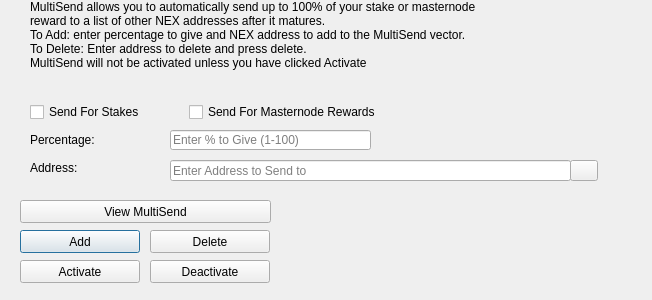
<?xml version="1.0" encoding="UTF-8"?>
<ui version="4.0">
 <class>MultiSendDialog</class>
 <widget class="QDialog" name="MultiSendDialog">
  <property name="windowModality">
   <enum>Qt::NonModal</enum>
  </property>
  <property name="geometry">
   <rect>
    <x>0</x>
    <y>0</y>
    <width>652</width>
    <height>300</height>
   </rect>
  </property>
  <property name="windowTitle">
   <string>MultiSend</string>
  </property>
  <widget class="QLineEdit" name="multiSendPercentEdit">
   <property name="geometry">
    <rect>
     <x>170</x>
     <y>130</y>
     <width>201</width>
     <height>20</height>
    </rect>
   </property>
   <property name="toolTip">
    <string>Enter whole numbers 1 - 100</string>
   </property>
   <property name="placeholderText">
    <string>Enter % to Give (1-100)</string>
   </property>
  </widget>
  <widget class="QLineEdit" name="multiSendAddressEdit">
   <property name="geometry">
    <rect>
     <x>170</x>
     <y>160</y>
     <width>401</width>
     <height>21</height>
    </rect>
   </property>
   <property name="toolTip">
    <string/>
   </property>
   <property name="placeholderText">
    <string>Enter Address to Send to</string>
   </property>
  </widget>
  <widget class="QLabel" name="label_2">
   <property name="geometry">
    <rect>
     <x>30</x>
     <y>0</y>
     <width>451</width>
     <height>121</height>
    </rect>
   </property>
   <property name="lineWidth">
    <number>1</number>
   </property>
   <property name="text">
    <string>MultiSend allows you to automatically send up to 100% of your stake or masternode reward to a list of other NEX addresses after it matures.
To Add: enter percentage to give and NEX address to add to the MultiSend vector.
To Delete: Enter address to delete and press delete.
MultiSend will not be activated unless you have clicked Activate</string>
   </property>
   <property name="alignment">
    <set>Qt::AlignLeading|Qt::AlignLeft|Qt::AlignTop</set>
   </property>
   <property name="wordWrap">
    <bool>true</bool>
   </property>
  </widget>
  <widget class="QLabel" name="message">
   <property name="geometry">
    <rect>
     <x>290</x>
     <y>200</y>
     <width>351</width>
     <height>91</height>
    </rect>
   </property>
   <property name="text">
    <string/>
   </property>
  </widget>
  <widget class="QPushButton" name="addButton">
   <property name="geometry">
    <rect>
     <x>20</x>
     <y>230</y>
     <width>120</width>
     <height>23</height>
    </rect>
   </property>
   <property name="toolTip">
    <string/>
   </property>
   <property name="statusTip">
    <string>Add to MultiSend Vector</string>
   </property>
   <property name="text">
    <string>Add</string>
   </property>
  </widget>
  <widget class="QPushButton" name="disableButton">
   <property name="geometry">
    <rect>
     <x>150</x>
     <y>260</y>
     <width>120</width>
     <height>23</height>
    </rect>
   </property>
   <property name="statusTip">
    <string>Deactivate MultiSend</string>
   </property>
   <property name="text">
    <string>Deactivate</string>
   </property>
  </widget>
  <widget class="QPushButton" name="addressBookButton">
   <property name="geometry">
    <rect>
     <x>570</x>
     <y>160</y>
     <width>28</width>
     <height>21</height>
    </rect>
   </property>
   <property name="toolTip">
    <string>Choose an address from the address book</string>
   </property>
   <property name="text">
    <string/>
   </property>
   <property name="icon">
    <iconset resource="../nex.qrc">
     <normaloff>:/icons/address-book</normaloff>:/icons/address-book</iconset>
   </property>
   <property name="shortcut">
    <string>Alt+A</string>
   </property>
   <property name="autoDefault">
    <bool>false</bool>
   </property>
  </widget>
  <widget class="QLabel" name="label">
   <property name="geometry">
    <rect>
     <x>30</x>
     <y>130</y>
     <width>121</width>
     <height>20</height>
    </rect>
   </property>
   <property name="toolTip">
    <string>Percentage of stake to send</string>
   </property>
   <property name="text">
    <string>Percentage:</string>
   </property>
  </widget>
  <widget class="QLabel" name="label_5">
   <property name="geometry">
    <rect>
     <x>30</x>
     <y>160</y>
     <width>111</width>
     <height>16</height>
    </rect>
   </property>
   <property name="toolTip">
    <string>Address to send portion of stake to</string>
   </property>
   <property name="text">
    <string>Address:</string>
   </property>
  </widget>
  <widget class="QPushButton" name="deleteButton">
   <property name="geometry">
    <rect>
     <x>150</x>
     <y>230</y>
     <width>120</width>
     <height>23</height>
    </rect>
   </property>
   <property name="toolTip">
    <string/>
   </property>
   <property name="statusTip">
    <string>Delete Address From MultiSend Vector</string>
   </property>
   <property name="text">
    <string>Delete</string>
   </property>
  </widget>
  <widget class="QPushButton" name="activateButton">
   <property name="geometry">
    <rect>
     <x>20</x>
     <y>260</y>
     <width>120</width>
     <height>23</height>
    </rect>
   </property>
   <property name="statusTip">
    <string>Activate MultiSend</string>
   </property>
   <property name="text">
    <string>Activate</string>
   </property>
  </widget>
  <widget class="QPushButton" name="viewButton">
   <property name="geometry">
    <rect>
     <x>20</x>
     <y>200</y>
     <width>251</width>
     <height>23</height>
    </rect>
   </property>
   <property name="toolTip">
    <string/>
   </property>
   <property name="statusTip">
    <string>View MultiSend Vector</string>
   </property>
   <property name="text">
    <string>View MultiSend</string>
   </property>
  </widget>
  <widget class="QWidget" name="horizontalLayoutWidget">
   <property name="geometry">
    <rect>
     <x>30</x>
     <y>100</y>
     <width>351</width>
     <height>24</height>
    </rect>
   </property>
   <layout class="QHBoxLayout" name="horizontalLayout">
    <item>
     <widget class="QCheckBox" name="multiSendStakeCheckBox">
      <property name="text">
       <string>Send For Stakes</string>
      </property>
     </widget>
    </item>
    <item>
     <widget class="QCheckBox" name="multiSendMasternodeCheckBox">
      <property name="text">
       <string>Send For Masternode Rewards</string>
      </property>
     </widget>
    </item>
   </layout>
  </widget>
 </widget>
 <resources>
  <include location="../nex.qrc"/>
 </resources>
 <connections/>
</ui>
